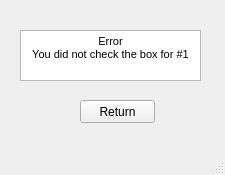
<?xml version="1.0" encoding="UTF-8"?>
<ui version="4.0">
 <class>MainWindow</class>
 <widget class="QMainWindow" name="MainWindow">
  <property name="geometry">
   <rect>
    <x>0</x>
    <y>0</y>
    <width>225</width>
    <height>175</height>
   </rect>
  </property>
  <property name="windowTitle">
   <string>MainWindow</string>
  </property>
  <widget class="QWidget" name="centralwidget">
   <widget class="QTextBrowser" name="textBrowser">
    <property name="geometry">
     <rect>
      <x>20</x>
      <y>30</y>
      <width>181</width>
      <height>51</height>
     </rect>
    </property>
    <property name="html">
     <string>&lt;!DOCTYPE HTML PUBLIC &quot;-//W3C//DTD HTML 4.0//EN&quot; &quot;http://www.w3.org/TR/REC-html40/strict.dtd&quot;&gt;
&lt;html&gt;&lt;head&gt;&lt;meta name=&quot;qrichtext&quot; content=&quot;1&quot; /&gt;&lt;style type=&quot;text/css&quot;&gt;
p, li { white-space: pre-wrap; }
&lt;/style&gt;&lt;/head&gt;&lt;body style=&quot; font-family:'MS Shell Dlg 2'; font-size:8.25pt; font-weight:400; font-style:normal;&quot;&gt;
&lt;p align=&quot;center&quot; style=&quot; margin-top:0px; margin-bottom:0px; margin-left:0px; margin-right:0px; -qt-block-indent:0; text-indent:0px;&quot;&gt;Error&lt;/p&gt;
&lt;p align=&quot;center&quot; style=&quot; margin-top:0px; margin-bottom:0px; margin-left:0px; margin-right:0px; -qt-block-indent:0; text-indent:0px;&quot;&gt;You did not check the box for #1&lt;/p&gt;&lt;/body&gt;&lt;/html&gt;</string>
    </property>
   </widget>
   <widget class="QPushButton" name="ReturnButton">
    <property name="geometry">
     <rect>
      <x>80</x>
      <y>100</y>
      <width>75</width>
      <height>23</height>
     </rect>
    </property>
    <property name="text">
     <string>Return</string>
    </property>
   </widget>
  </widget>
  <widget class="QMenuBar" name="menubar">
   <property name="geometry">
    <rect>
     <x>0</x>
     <y>0</y>
     <width>225</width>
     <height>21</height>
    </rect>
   </property>
  </widget>
  <widget class="QStatusBar" name="statusbar"/>
 </widget>
 <resources/>
 <connections/>
</ui>
